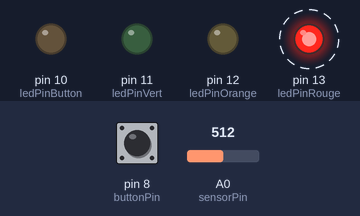
The sketch below on a simulated Arduino Uno, built with avr-gcc and run on an emulated ATmega328P. On the bench: output pins drawn as LEDs (lit = HIGH). Dashed ring = blinking. Inputs (shaded band) come from the test bench; at power-on: A0 (sensorPin) = 512, pin 8 (buttonPin) LOW.

Above: at 1.29 s.
1.3 s: A0 (sensorPin) set to 413
4.3 s: A0 (sensorPin) set to 384
At 4.46 s:
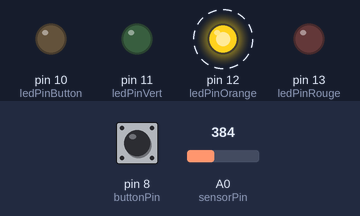
7.3 s: A0 (sensorPin) set to 109
10.3 s: A0 (sensorPin) set to 91
At 11.7 s:
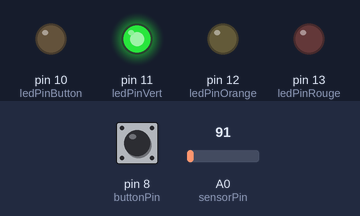
Timing chart, 0 to 13.3 s (numbered marks = the images above; inputs shaded):
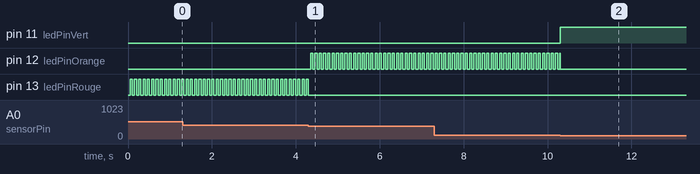

Measured:
- the behaviour switches between 400 and 399 on A0 (sensorPin) (found by bisection; images 0 and 1)
- the behaviour switches between 101 and 100 on A0 (sensorPin) (found by bisection; images 1 and 2)
- after the input at 4.3 s, pin 12 (ledPinOrange): alternates HIGH for 0.05 s and LOW for 0.05 s, starting after 0.05 s; pin 13 (ledPinRouge): goes on until 4.3 s, then stays LOW
- after the input at 10.3 s, pin 11 (ledPinVert): LOW → HIGH at once
- by itself, pin 13 (ledPinRouge): alternates HIGH for 0.05 s and LOW for 0.05 s

The sketch:

Senseur_de_temperature_et_led_et_bouton_poussoir.ino
```cpp
/*    Signal lumineux en fonction de la température et
 *     mesure immédiate à l'aide du bouton poussoir
 *
  */

//     Initialisation des variables pour le temps qui s'écoule
int ledPinRouge = 13;   //LED  rouge en broche 13
int ledPinOrange = 12;   //LED  orange en broche 12
int ledPinVert = 11;     // LED vert en broche 11
int ledPinButton = 10;  //LED de bouton-poussoir jaune en broche 10
int buttonPin = 8;      //Bouton-poussoir en broche 8
int buttonState;        //Variable pour enregistrement de l’état du bouton-poussoir
int interval = 50;    //Intervalle de temps (1 secondes)
unsigned long prev;     //Variable de temps
int ledState = LOW;     //Variable d’état pour la LED clignotante

int sensorPin = 0;
float temperatureC;

void setup()
{
  Serial.begin (9600);
  pinMode(ledPinRouge, OUTPUT);  //Broche LED clignotante comme sortie   
  pinMode(ledPinOrange, OUTPUT);  //Broche LED clignotante comme sortie   
  pinMode(ledPinVert, OUTPUT);  //Broche LED clignotante comme sortie
  digitalWrite (ledPinRouge,LOW);
  digitalWrite (ledPinOrange,LOW);
  digitalWrite (ledPinVert,LOW);

  pinMode(ledPinButton, OUTPUT); //Broche LED de bouton-poussoir comme sortie
  pinMode (buttonPin, INPUT);    //Broche bouton-poussoir comme entrée
  prev = millis();               //Mémoriser le compteur de temps actuel
}

void loop()
{
float reading = analogRead(sensorPin);
float temperatureC = reading;
// float temperatureC = ((reading*5/1023)-0.5)*100;    // mesure de la température en degré celcius
//Serial.println (Volt);
//Serial.println (temperatureC);
if (temperatureC <= 100)
{
  digitalWrite(ledPinVert, HIGH);
    digitalWrite(ledPinOrange, LOW);
    digitalWrite (ledPinRouge, LOW);
}
else if (temperatureC>100 && temperatureC<400)
{
  if((millis() - prev) > interval)
{
  prev = millis();
ledState = !ledState;
  }
  digitalWrite(ledPinVert, LOW);
  digitalWrite (ledPinRouge, LOW);
  digitalWrite(ledPinOrange, ledState);
}
  else if (temperatureC >= 400)
  {
if((millis() - prev) > interval)
{
  prev = millis();
ledState = !ledState;
}
  digitalWrite(ledPinRouge, ledState); //Bascule la LED rouge }
  digitalWrite(ledPinVert,LOW);
    digitalWrite(ledPinOrange,LOW);
    digitalWrite(ledPinVert, LOW);
  }
//Interrogation de l’état du bouton-poussoir
buttonState = digitalRead (buttonPin);

if(buttonState == HIGH)
  {int reading = analogRead(sensorPin);
  Serial.println (temperatureC) ;
  }
}
```
